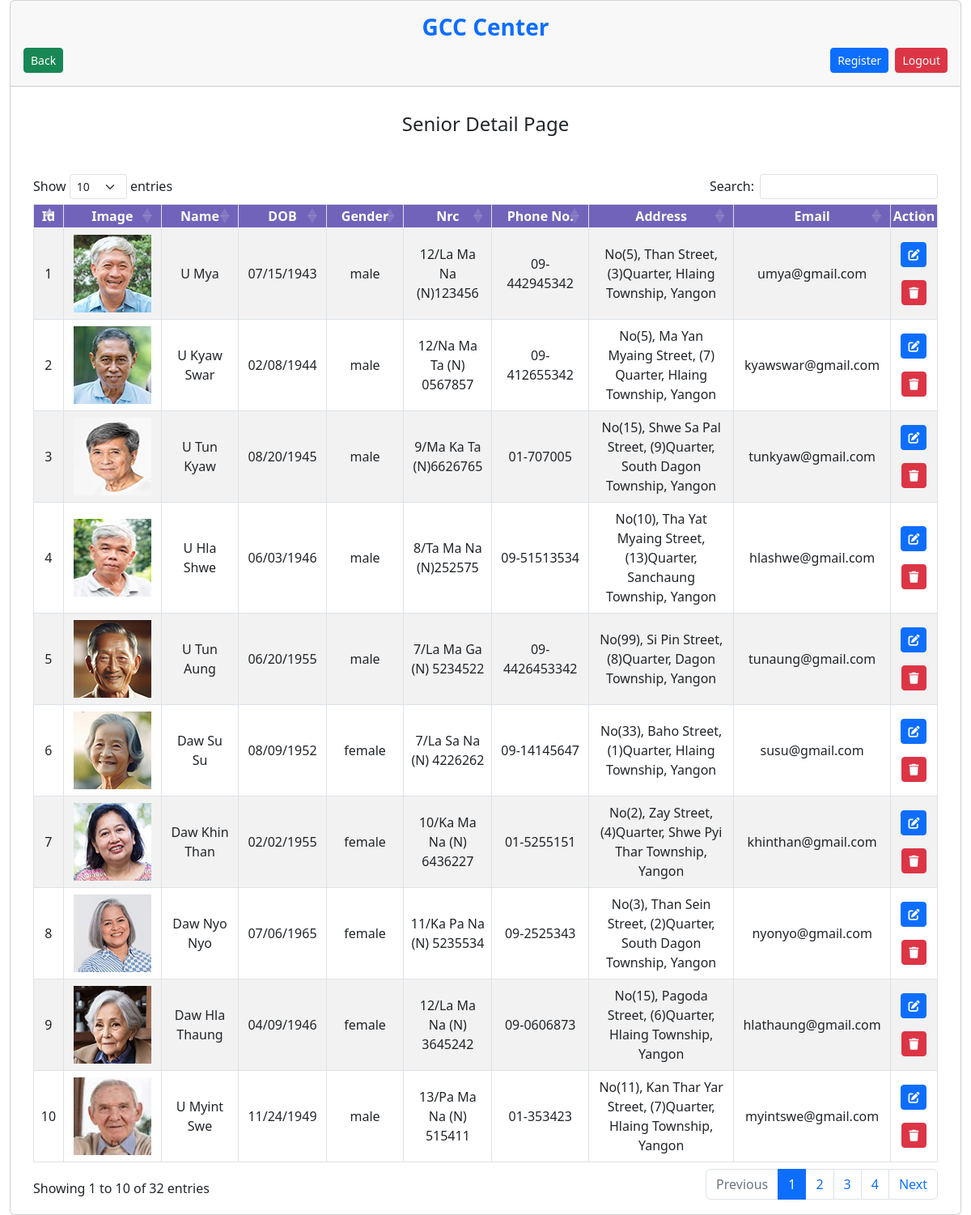
/senior.php (signed in), run on the app's committed database.
### tables this page shows
CREATE TABLE `senior` (
  `id` int(11) NOT NULL,
  `name` varchar(100) NOT NULL,
  `dob` varchar(100) NOT NULL,
  `gender` varchar(100) NOT NULL,
  `nrc` varchar(100) NOT NULL,
  `image` varchar(200) NOT NULL,
  `phone` varchar(100) NOT NULL,
  `address` text NOT NULL,
  `email` varchar(100) NOT NULL
);

### senior.php (the view, shortened to what this page needs)
<?php
require 'connect.php';
?>
<!doctype html>
<html lang="en">
<head>
    <link href="https://cdn.jsdelivr.net/npm/bootstrap@5.0.2/dist/css/bootstrap.min.css" rel="stylesheet">
    <link rel="stylesheet" href="https://cdnjs.cloudflare.com/ajax/libs/font-awesome/6.4.2/css/all.min.css"/>
    <link rel="stylesheet" type="text/css" href="css/main.css">
    <link rel="stylesheet" href="https://cdnjs.cloudflare.com/ajax/libs/twitter-bootstrap/5.3.0/css/bootstrap.min.css">
    <link rel="stylesheet" href="https://cdn.datatables.net/1.13.6/css/dataTables.bootstrap5.min.css">
</head>
<body>
<div class="container-fluid">
        <div class="card">
        <div class="card-header mb-3 p-3">
            <div class="row">
                <div class="col-md-12"><h3 class="text-primary fw-bold text-center">GCC Center</h3></div>
                <div>
                    <form action="admin_dashboard.php" method="POST" class="float-end ms-2">
                        <button type="submit" name="logout_button" id="logout_button" class="btn btn-danger btn-sm" onclick="return confirm('Are you sure you want to logout?')">Logout</button>
                    </form>
                    <form action="senior_register.php" method="POST" class="float-end ms-2" >
                        <button type="submit" name="senior_register_button" id="senior_register_button" class="btn btn-primary btn-sm">Register</button>
                    </form>
                    <form action="admin_dashboard.php" method="POST" class="float-start">
                        <button type="submit" name="back_button" id="back_button" class="btn btn-success btn-sm">Back</button>
                    </form>
                </div>
            </div>
        </div>
        <div class="row">
            <div class="col-md-12">
                <div class="card-body">
                    <h4 class="text-center" id="page">Senior Detail Page</h4>
                    <div class="container-fluid mt-5">
                        <table id="example" class="table table-striped table-bordered">
                            <thead>
                            <tr>
                                <th>Id</th>
                                <th>Image</th>
                                <th>Name</th>
                                <th>DOB</th>
                                <th>Gender</th>
                                <th>Nrc</th>
                                <th>Phone No.</th>
                                <th>Address</th>
                                <th>Email</th>
                                <th>Action</th>
                            </tr>
                            </thead>
                            <tbody>
                            <?php
                            $query = "SELECT * FROM senior";
                            $results = mysqli_query($db, $query);
                            foreach($results as $user) {
                                ?>
                                <tr class="align-middle">
                                    <td width="2%"><?php echo $user['id'] ?></td>
                                    <td width="10%"><img src="uploads/<?php echo $user['image']; ?>" alt=""></td>
                                    <td width="8%"><?php echo $user['name'] ?></td>
                                    <td width="8%"><?php echo $user['dob'] ?></td>
                                    <td width="8%"><?php echo $user['gender'] ?></td>
                                    <td width="8%"><?php echo $user['nrc'] ?></td>
                                    <td width="10%"><?php echo $user['phone'] ?></td>
                                    <td width="15%"><?php echo $user['address'] ?></td>
                                    <td width="8%"><?php echo $user['email'] ?></td>
                                    <td width="2%">
                                       <div><a href="senior_edit.php?user_id_to_update=<?php echo $user['id']; ?>" class="btn btn-primary text-center btn-sm mb-3" title="Update"><i class="fa-solid fa-pen-to-square"></i></a></div>
                                        <div><a href="senior.php?user_id_to_delete=<?php echo $user['id']; ?>" class="btn btn-danger  text-center btn-sm" title="Delete" onclick="return confirm('Are you sure you want to delete');"><i class="fa-solid fa-trash"></i></a></div>
                                    </td>
                                </tr>
                                <?php
                            }
                            ?>
                            </tbody>
                        </table>
                    </div>
                </div>
            </div>
</body>
</html>

### senior.php (style rules this page uses)
th { background-color: rgba(113,99,186,255) !important; text-align: center !important; color:white !important; padding: 2px!important; text-align: center !important; }
tr { text-align: center !important; }

### data on the page
senior: id "1", image (picture), name "U Mya", dob "07/15/1943", gender "male", nrc "12/La Ma Na (N)123456", phone "09-442945342", address "No(5), Than Street, (3)Quarter, Hlaing Township, Yangon", email "umya@gmail.com"
senior: id "2", image (picture), name "U Kyaw Swar", dob "02/08/1944", gender "male", nrc "12/Na Ma Ta (N) 0567857", phone "09-412655342", address "No(5), Ma Yan Myaing Street, (7) Quarter, Hlaing Township, Yangon", email "kyawswar@gmail.com"
senior: id "3", image (picture), name "U Tun Kyaw", dob "08/20/1945", gender "male", nrc "9/Ma Ka Ta (N)6626765", phone "01-707005", address "No(15), Shwe Sa Pal Street, (9)Quarter, South Dagon Township, Yangon", email "tunkyaw@gmail.com"
senior: id "4", image (picture), name "U Hla Shwe", dob "06/03/1946", gender "male", nrc "8/Ta Ma Na (N)252575", phone "09-51513534", address "No(10), Tha Yat Myaing Street, (13)Quarter, Sanchaung Township, Yangon", email "hlashwe@gmail.com"
senior: id "5", image (picture), name "U Tun Aung", dob "06/20/1955", gender "male", nrc "7/La Ma Ga (N) 5234522", phone "09-4426453342", address "No(99), Si Pin Street, (8)Quarter, Dagon Township, Yangon", email "tunaung@gmail.com"
senior: id "6", image (picture), name "Daw Su Su", dob "08/09/1952", gender "female", nrc "7/La Sa Na (N) 4226262", phone "09-14145647", address "No(33), Baho Street, (1)Quarter, Hlaing Township, Yangon", email "susu@gmail.com"
senior: id "7", image (picture), name "Daw Khin Than", dob "02/02/1955", gender "female", nrc "10/Ka Ma Na (N) 6436227", phone "01-5255151", address "No(2), Zay Street, (4)Quarter, Shwe Pyi Thar Township, Yangon", email "khinthan@gmail.com"
senior: id "8", image (picture), name "Daw Nyo Nyo", dob "07/06/1965", gender "female", nrc "11/Ka Pa Na (N) 5235534", phone "09-2525343", address "No(3), Than Sein Street, (2)Quarter, South Dagon Township, Yangon", email "nyonyo@gmail.com"
senior: id "9", image (picture), name "Daw Hla Thaung", dob "04/09/1946", gender "female", nrc "12/La Ma Na (N) 3645242", phone "09-0606873", address "No(15), Pagoda Street, (6)Quarter, Hlaing Township, Yangon", email "hlathaung@gmail.com"
senior: id "10", image (picture), name "U Myint Swe", dob "11/24/1949", gender "male", nrc "13/Pa Ma Na (N) 515411", phone "01-353423", address "No(11), Kan Thar Yar Street, (7)Quarter, Hlaing Township, Yangon", email "myintswe@gmail.com"
